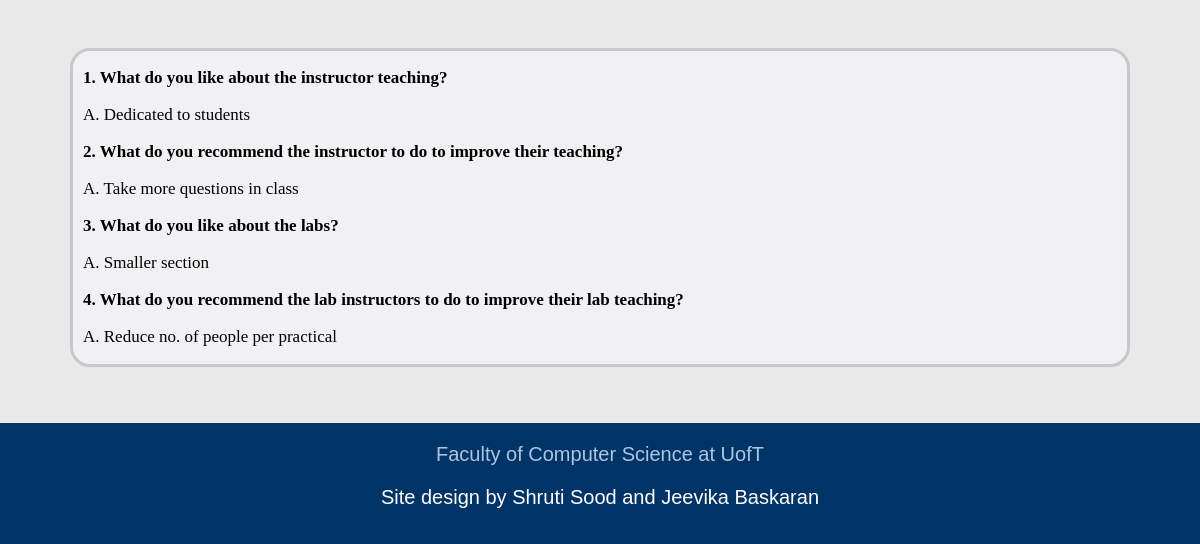
Page /feedback_i.html (signed in, lower part) on the earlier database version.
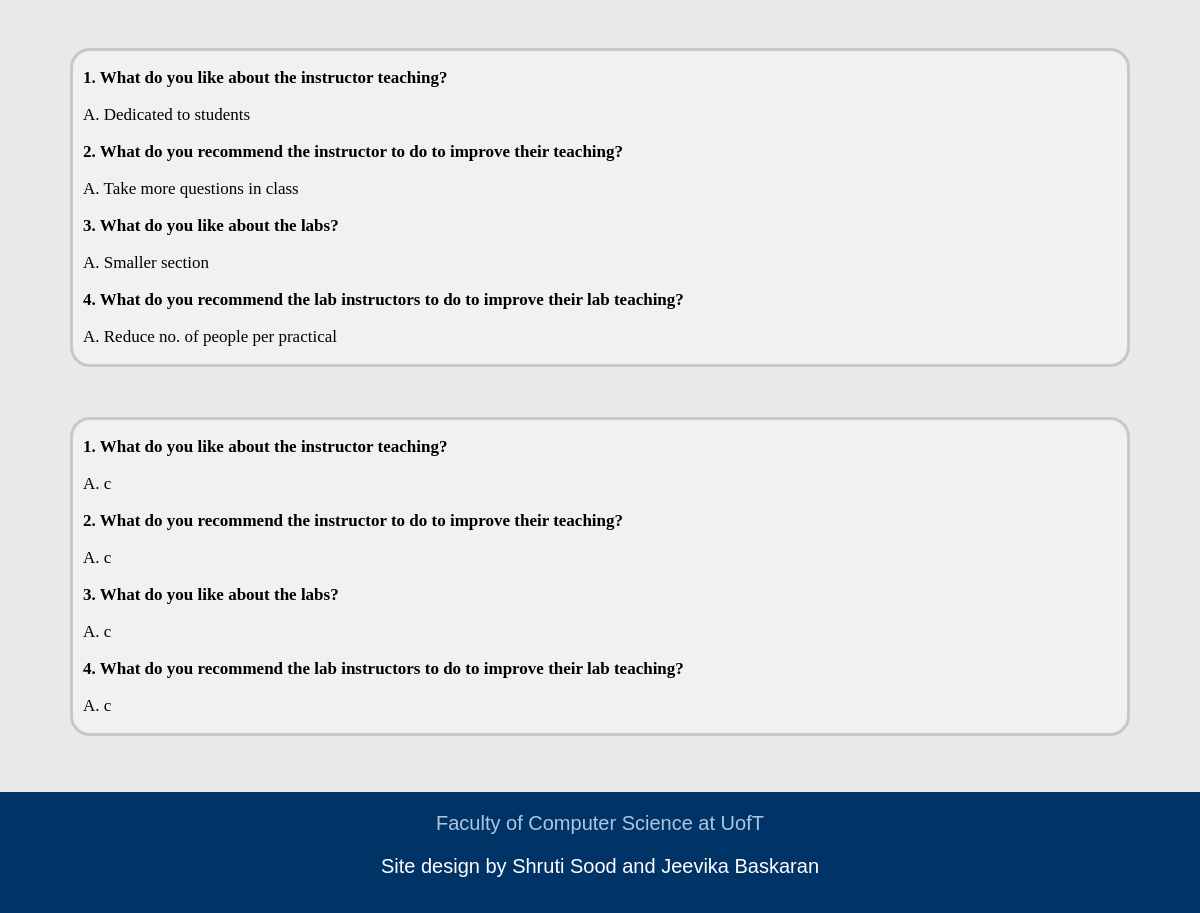
Same page on the later database version.
### tables this page shows
CREATE TABLE "Feedback" (
	"UtorID"	TEXT,
	"Question1"	TEXT,
	"Question2"	TEXT,
	"Question3"	TEXT,
	"Question4"	TEXT
);

### app.py (the view)
@app.route('/feedback_i.html')
def feedback_i():
    if session.get('current_login') == None:
        return render_template('login.html')
    else:
        sql = """ SELECT * FROM Feedback WHERE UtorID = '{}' """.format(session['current_login'])
        feedbacks = db.engine.execute(text(sql))
        return render_template('/feedback_i.html', feedbacks = feedbacks)

### templates/feedback_i.html (shortened to what this page needs)
<!DOCTYPE html>
<html>
<head>
	<link rel="stylesheet" type="text/css" href="static/StyleSheets/feedbacki.css">
	<link rel="stylesheet" type="text/css" href="static/StyleSheets/headerfooter.css">
</head>
<body>
	{% for feedback in feedbacks %}
	<div class = "feedbacks">
		<section class="feedback">
			<p><strong>1. What do you like about the instructor teaching?</strong></p>
			<p>A. {{ feedback['Question1'] }}</p>
			<p><strong>2. What do you recommend the instructor to do to improve their teaching? </strong></p>
			<p>A. {{ feedback['Question2'] }}</p>
			<p><strong>3. What do you like about the labs?</strong><p>
			<p>A. {{ feedback['Question3'] }}</p>
			<p><strong>4. What do you recommend the lab instructors to do to improve their lab teaching?</strong><p>
			<p>A. {{ feedback['Question4'] }}</p>
		</section>
		<br>
	</div>
	{% endfor %}
	<br><br>
	<div class = "footer">
		<a href="https://web.cs.toronto.edu/" target="_blank">Faculty of Computer Science at UofT</a>
		<p>Site design by Shruti Sood and Jeevika Baskaran</p>
	</div>
</body>
</html>

### static/StyleSheets/feedbacki.css (style rules this page uses)
.feedbacks { margin-top: 30px; margin-left: 70px; margin-right: 70px; font-size: 17px; }
.feedback { padding-left: 10px; padding-right: 10px; border: solid; border-color: #C8C8C8; display: block; border-radius: 20px; background-color: #F1F1F3; font-size: 17px; }

### static/StyleSheets/headerfooter.css (style rules this page uses)
body { margin:0px; border:0px; padding:0px; background-color: #E9E9E9; }
.footer { background-color: #003366; overflow: hidden; min-height: 12vh; padding-top: 20px; padding-bottom: 5px; font-family:'Poppins', sans-serif; text-align: center; }
.footer a { color: #ACC6E2; padding-top: : 20px; text-decoration: none; font-size: 20px; }
.footer p { color: white; font-size: 20px; }

Differences in the rows shown:
added Feedback: Question1 "c", Question2 "c", Question3 "c", Question4 "c"
